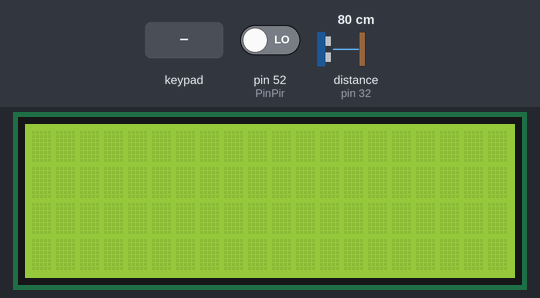
Simulated run of this sketch. Board: Arduino Mega 2560, built with avr-gcc and run on an emulated ATmega2560. On the bench: 20×4 character LCD. The test bench sets the inputs (shaded band); at power-on: pin 52 (PinPir) LOW, distance to the obstacle (sensor on pin 32) 80 cm. The echo pulse lasts 58.3 µs per cm; what the sketch prints to the serial monitor is not drawn.

Above: at 1.2 s.
1.3 s: pin 52 (PinPir) driven HIGH
At 2.5 s:
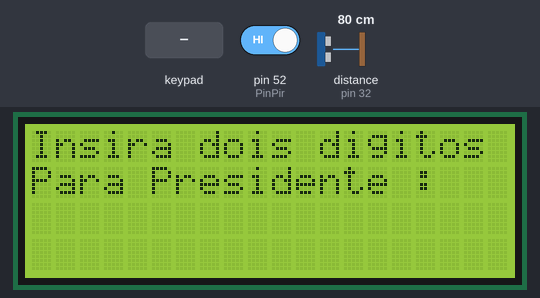
2.8 s: keypad keys 1 3 9 7 A pressed 0.4 s apart
At 6.8 s:
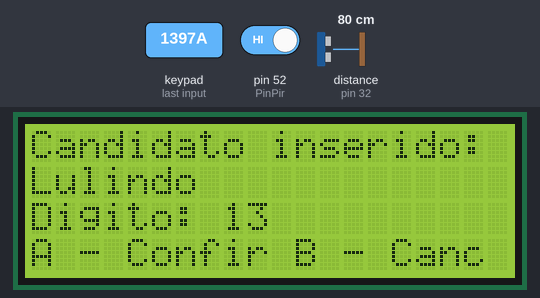
7.8 s: distance to the obstacle (sensor on pin 32) set to 120 cm
At 8.7 s:
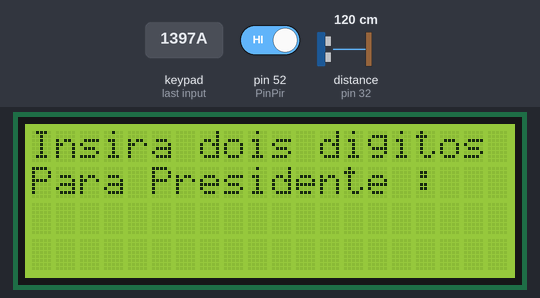
9.4 s: key '2' pressed
11.9 s: key '1' pressed
At 14.6 s:
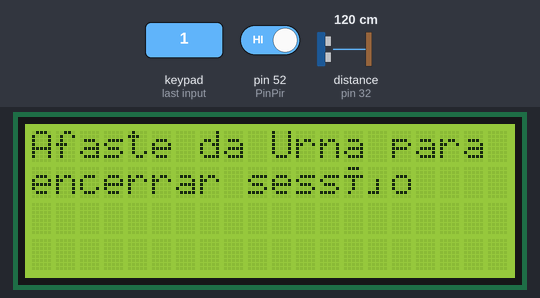
Timing chart, 0 to 15.9 s (numbered marks = the images above; inputs shaded):
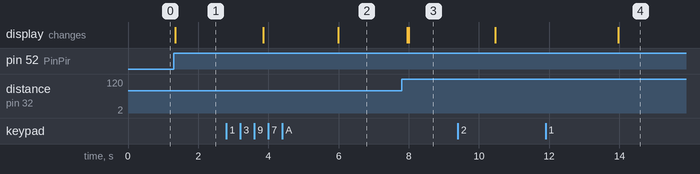

The sketch:

teste_de_componentes.ino
```cpp
#include <Ultrasonic.h>
#include <Keypad.h> // lib para a leitura do teclado
#include <string.h>
#include <Wire.h>
#include <LiquidCrystal_I2C.h>// lib para usar o 20/4 com o i2c

const int echoPin = 32;
const int trigPin = 30; // configuração do modulo ultrasonico
Ultrasonic ultrasonic(trigPin,echoPin);


//Inicializa o display no endereco 0x27
LiquidCrystal_I2C lcd(0x27, 20, 4); // quatidade de linhas e colunas com a porta q o i2c usa


const byte QtdLin = 4;
const byte QtdCol = 4;
// quantidade de linhas e colunas

//matriz de caracteres
char matriz_keypad[QtdLin][QtdCol] = {
  {'1', '2', '3', 'A'},
  {'4', '5', '6', 'B'},
  {'7', '8', '9', 'C'},
  {'*', '0', '#', 'D'}
};

// declaração de pinos
byte PinosLin[QtdLin] = {3, 4, 5, 6}; // os 4 pinos da esquerda
byte PinosCol[QtdCol] = {8, 9, 10, 11}; // os 4 pinos da direita

//criando o objeto do meu teclado, mapiamento das teclas da minha matriz, pinos linha e coluna, quantidade de linha e coluna
Keypad MyKeyboard = Keypad(makeKeymap(matriz_keypad), PinosLin, PinosCol, QtdLin, QtdCol);

const int PinPir = 52;

//char acesso[14];

#define QtdCandidatos 2 // dados sobre os candidatos
#define QtdDigitos  2
char TodosCandidatos[QtdCandidatos][QtdDigitos] =
{
  {'1', '3'},
  {'1', '7'}
};

char voto[QtdDigitos];

struct candidato {
  String Numero;
  String Nome;
};


void setup()
{
  lcd.init();
  lcd.setBacklight(HIGH);

  Serial.begin(9600);
  pinMode(PinPir, INPUT);

  pinMode(echoPin,INPUT);
  pinMode(trigPin,OUTPUT);
}

void loop()
{
  lcd.setCursor(0, 0);


  if (digitalRead(PinPir)) {
    long tempo = ultrasonic.timing();
    float DistanciaInicio = ultrasonic.convert(tempo,Ultrasonic::CM);

    voto[0] = '\0';// limpando o array do C
    voto[1] = '\0';
    voto[2] = '\0';

    InserirPresidente();
    delay(1000);
    bool verificacao = VerificarVoto();
    if(verificacao){
      //enviar dados firebase
      lcd.clear();
      while(true){
        lcd.setCursor(0,0);
        lcd.print("Afaste da Urna para");
         lcd.setCursor(0,1);
        lcd.print("encerrar sessão");

        tempo = ultrasonic.timing();
        float DistanciaAtual = ultrasonic.convert(tempo,Ultrasonic::CM);
        Serial.println(DistanciaAtual);
        if(DistanciaAtual > DistanciaInicio*1.3){
          break;
        }
        else{
          continue;
        }
      }
    }
    // SE ACHAR ENVIAR DADOS PARA FIREBASE E ATUALIZAR TAG DE ENVIO
    // CASO NÃO DAR MSG DE ERRO E ENVIAR VOLTAR A TELA DE INSERÇÃO DE USUARIOSS ----> 00 NULO

  }
}


void InserirPresidente() {
  lcd.clear();
  int pos = 0;
  for (int i = 0; i < QtdDigitos ; i++) {// for para percorrer o array de presidente e imprimir os dados
    lcd.setCursor(0, 0);
    lcd.print("Insira dois digitos");
    lcd.setCursor(0, 1);
    lcd.print("Para Presidente :");
    Serial.println(" ");
    lcd.setCursor(0, 2);
    for (int j = 0; j < QtdDigitos + 1; j++) { // para imprimir os digitos ja inseridos
      if (voto[j] == '\0') {
        lcd.print(" ");
      }
      else {
        lcd.print(voto[j]);
        //      Serial.print(voto[j]);,
      }
    }
    lcd.print(" ");

    char ReadKeypad = "v";
    ReadKeypad = MyKeyboard.getKey();//leitura do teclado
    if (ReadKeypad && isdigit(ReadKeypad)) // se tiver leitura e for um digito
    {
      voto[pos] = ReadKeypad;
      pos++;
      //      Serial.println("Leitura: ");
      //      Serial.print(ReadKeypad);
      delay(1000);
      continue;
    }
    else {
      i = i - 1;
      continue;
    }
  }
}

bool VerificarVoto() // eu aprei aquitenho q verificar sobre  strcomp https://www.delftstack.com/howto/c/compare-char-in-c/
{
  struct candidato Lula;

  Lula.Numero = "13";
  Lula.Nome = "Lulindo";

  struct candidato Bolzo;

  Bolzo.Nome = "Bolzonaro";
  Bolzo.Numero = "17";

  candidato ArrayofCandidatos[QtdCandidatos] = {Lula, Bolzo};


  for (int candidato = 0; candidato < QtdCandidatos; candidato++) {
    if (ArrayofCandidatos[candidato].Numero[0] == voto[0] && TodosCandidatos[candidato][1] == voto[1]) {
      lcd.clear();
      lcd.setCursor(0, 0);
      lcd.print("Candidato inserido:");
      lcd.setCursor(0, 1);
      lcd.print(ArrayofCandidatos[candidato].Nome);
      lcd.setCursor(0, 2);
      lcd.print("Digito: ");
      lcd.print(ArrayofCandidatos[candidato].Numero);
      lcd.setCursor(0, 3);
      lcd.print("A - Confir B - Canc");
      while (true) {
        char Tecla= MyKeyboard.getKey();

        if(Tecla != " "){
          Serial.println(Tecla);
        }
        if (Tecla == 'A' || Tecla == 'a' ) {
          delay(1500);
          lcd.clear();
          lcd.setCursor(0, 1);
          lcd.print("Voto Confirmado");
          return true;
        }
        else if (Tecla == 'B'  || Tecla == 'b') {
          //          Voltar para o MENU!
          delay(1500);
          lcd.clear();
          lcd.setCursor(0, 1);
          lcd.print("Retornando ...");
          return false;

        }
      }

    }
  }
}
```

Measured:
- after the input at 1.3 s, the display: changes at once (image 1)
- after the input at 2.8 s, the display: first changes after 1.0 s (image 2 shows a later state)
- after the input at 7.8 s, the display: first differs from a run without the input after 0.20 s (image 3)
- after the input at 11.9 s, the display: changes after 2.1 s (image 4)
